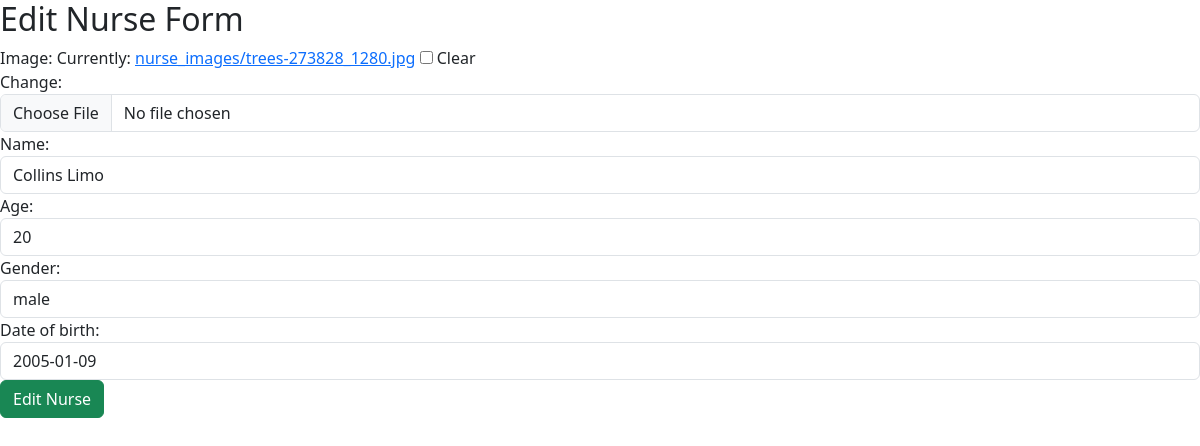
Page /nurse/editnurse/14/ on the committed database.
### nurse/models.py (models this page shows, shortened)
class Nurse(models.Model):
    image = models.ImageField(upload_to='nurse_images/',blank=True)
    name = models.CharField(max_length=20)
    age = models.IntegerField()
    gender = models.CharField(max_length=10)
    date_of_birth = models.DateField()

### nurse/views.py (the view)
# urls.py: path('editnurse/<int:id>/', views.editnurse, name='editnurse'),
def editnurse(request, id):
    nurse = get_object_or_404(Nurse ,id=id)
    if request.method == "POST":
        form = NurseForm(request.POST,instance=nurse)
        if form.is_valid():
           form.save()
           return redirect('nurselist')
    else:
           form = NurseForm( instance=nurse)
    return render(request, 'editnurse.html',{'form': form, 'nurse': nurse})

### nurse/forms.py
class NurseForm(forms.ModelForm):
    class Meta:
        model = Nurse
        fields = '__all__'
        widgets = {
            'name': forms.TextInput(attrs={'class': 'form-control', 'placeholder':'Enter your name'}),
            'age': forms.NumberInput(attrs={'class': 'form-control', 'placeholder':'Enter your age'}),
            'gender': forms.TextInput(attrs={'class': 'form-control', 'placeholder':'Enter your gender'}),
            'date_of_birth':forms.DateInput(attrs={'class': 'form-control', 'placeholder':'Enter your date of birth'}),
            'image': forms.ClearableFileInput(
                attrs={'class': 'form-control',
                       'accept':'image/*',
                       'title':'Select your image'
                       }
            ),
            }

### nurse/templates/editnurse.html (shortened to what this page needs)
{% extends "base.html" %}
{% block content %}
<h2>Edit Nurse Form</h2>
<form action="" method="post">
    {{ form }}
    <button class="btn btn-success" >Edit Nurse</button>
</form>
{% endblock %}

### rows in the picture
Nurse: name "Collins Limo", age "20", gender "male", date_of_birth "2005-01-09"
